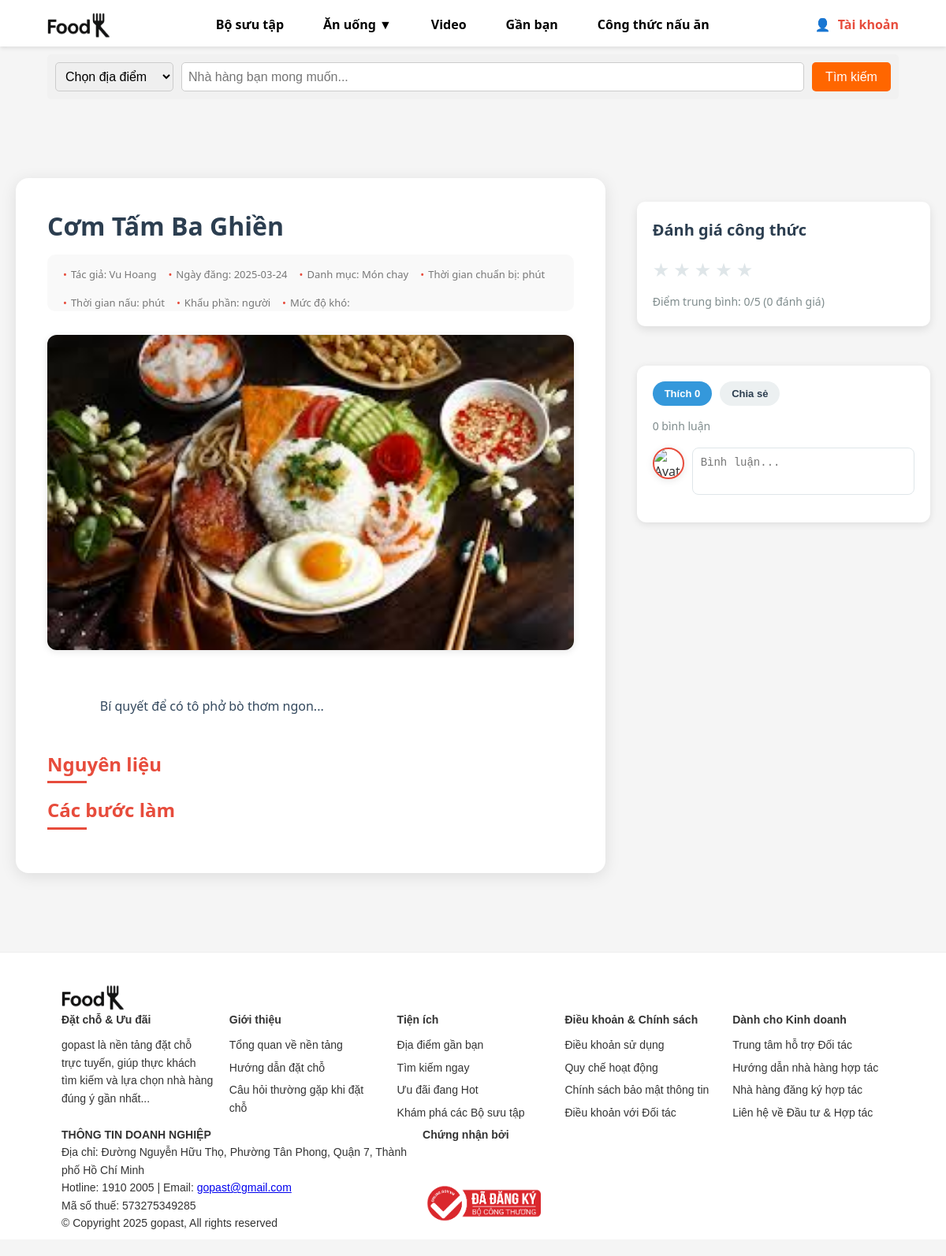
Page /CongThucV2.php?id=3 on the committed database.
### tables this page shows
CREATE TABLE `baiviet` (
  `id` int(11) NOT NULL,
  `tieude` varchar(255) NOT NULL,
  `noidung` text NOT NULL,
  `tacgia_id` int(11) DEFAULT NULL,
  `ngay_dang` date DEFAULT curdate(),
  `anh_minh_hoa` varchar(255) DEFAULT NULL,
  `danh_muc` varchar(50) DEFAULT NULL,
  `thoi_gian_chuan_bi` int(11) DEFAULT NULL COMMENT 'Thời gian chuẩn bị (phút)',
  `thoi_gian_nau` int(11) DEFAULT NULL COMMENT 'Thời gian nấu (phút)',
  `so_khau_phan` int(11) DEFAULT NULL COMMENT 'Số khẩu phần (người)',
  `muc_do_kho` enum('Dễ','Trung bình','Khó') DEFAULT NULL COMMENT 'Mức độ khó của công thức',
  `thong_tin_dinh_duong` text DEFAULT NULL COMMENT 'Thông tin dinh dưỡng'
);

CREATE TABLE `nguoidung` (
  `id` int(11) NOT NULL,
  `ten` varchar(100) NOT NULL,
  `email` varchar(100) NOT NULL,
  `matkhau` varchar(255) NOT NULL,
  `avatar` varchar(255) DEFAULT NULL,
  `vai_tro` enum('admin','author','user') NOT NULL,
  `ngay_dang_ky` date DEFAULT curdate(),
  `trang_thai` tinyint(4) DEFAULT 0
);

### CongThucV2.php (the view, shortened to what this page needs)
<?php
require_once 'config/database.php';
$baiviet_id = isset($_GET['id']) ? (int)$_GET['id'] : 0;
$stmt = $conn->prepare("
    SELECT b.id, b.tieude, b.noidung, b.ngay_dang, b.anh_minh_hoa, b.danh_muc,
           b.thoi_gian_chuan_bi, b.thoi_gian_nau, b.so_khau_phan, b.muc_do_kho,
           b.thong_tin_dinh_duong, n.ten AS tacgia
    FROM baiviet b
    JOIN nguoidung n ON b.tacgia_id = n.id
    WHERE b.id = ?
");
$stmt->execute([$baiviet_id]);
$recipe = $stmt->fetch(PDO::FETCH_ASSOC);
$stmt = $conn->prepare("
    SELECT bl.id, bl.noidung, bl.thoi_gian, n.ten AS nguoidung_ten, n.avatar
    FROM binhluan bl
    JOIN nguoidung n ON bl.nguoidung_id = n.id
    WHERE bl.baiviet_id = ?
    ORDER BY bl.thoi_gian DESC
");
$stmt->execute([$baiviet_id]);
$comments = $stmt->fetchAll(PDO::FETCH_ASSOC);
$stmt = $conn->prepare("SELECT COUNT(*) AS luot_thich FROM thich WHERE baiviet_id = ?");
$stmt->execute([$baiviet_id]);
$luot_thich = $stmt->fetch(PDO::FETCH_ASSOC)['luot_thich'];
$stmt = $conn->prepare("
    SELECT AVG(diem) AS diem_trung_binh, COUNT(*) AS so_danh_gia
    FROM danhgia
    WHERE baiviet_id = ?
");
$stmt->execute([$baiviet_id]);
$rating = $stmt->fetch(PDO::FETCH_ASSOC);
$diem_trung_binh = round($rating['diem_trung_binh'], 1);
$so_danh_gia = $rating['so_danh_gia'];
?>
<?php include 'includes/header.php'; ?>
<div class="recipe-container">
    <div class="recipe-content">
        <h1><?php echo htmlspecialchars($recipe['tieude']); ?></h1>
        <div class="recipe-meta">
            <span>Tác giả: <?php echo htmlspecialchars($recipe['tacgia']); ?></span>
            <span>Ngày đăng: <?php echo $recipe['ngay_dang']; ?></span>
            <span>Danh mục: <?php echo htmlspecialchars($recipe['danh_muc']); ?></span>
            <span>Thời gian chuẩn bị: <?php echo $recipe['thoi_gian_chuan_bi']; ?> phút</span>
            <span>Thời gian nấu: <?php echo $recipe['thoi_gian_nau']; ?> phút</span>
            <span>Khẩu phần: <?php echo $recipe['so_khau_phan']; ?> người</span>
            <span>Mức độ khó: <?php echo $recipe['muc_do_kho']; ?></span>
        </div>
        <img src="<?php echo htmlspecialchars($recipe['anh_minh_hoa']); ?>" alt="Ảnh minh họa" class="main-image">
        <div class="content">
            <?php echo nl2br(htmlspecialchars($recipe['noidung'])); ?>
        </div>
        <div class="ingredients">
            <h3>Nguyên liệu</h3>
        </div>
        <div class="steps">
            <h3>Các bước làm</h3>
        </div>
    </div>
    <div class="recipe-sidebar">
        <div class="rating-section">
            <h3>Đánh giá công thức</h3>
            <div class="rating-stars" data-baiviet-id="<?php echo $baiviet_id; ?>">
                <?php for ($i = 1; $i <= 5; $i++): ?>
                    <span class="star" data-value="<?php echo $i; ?>">★</span>
                <?php endfor; ?>
            </div>
            <div class="rating-info">
                Điểm trung bình: <?php echo $diem_trung_binh; ?>/5 (<?php echo $so_danh_gia; ?> đánh giá)
            </div>
        </div>
        <div class="comment-section">
            <div class="comment-actions">
                <button class="like-btn">Thích <?php echo $luot_thich; ?></button>
                <button class="share-btn">Chia sẻ</button>
            </div>
            <div class="comment-count">
                <?php echo count($comments); ?> bình luận
            </div>
            <div class="comment-form">
                <?php
                $user_avatar = 'assets/images/default-avatar.jpg';
                ?>
    <img src="<?php echo $user_avatar; ?>" alt="Avatar">
    <textarea placeholder="Bình luận..." id="comment-content"></textarea>
</div>
        </div>
    </div>
</div>
<?php include 'includes/footer.php'; ?>
</body>
</html>

### static/Lv2/css/header.css (style rules this page uses)
* { margin: 0; padding: 0; box-sizing: border-box; }
body { font-family: Arial, sans-serif; background-color: #f8f8f8; }
.content { width: 80%; margin: 0 auto; max-width: 1600px; display: grid; grid-template-columns: 3fr 1fr; gap: 20px; margin-top: 20px; }
img { width: 100%; height: 100%; object-fit: contain; }
html, body { height: 100%; margin: 0; }

### assets/css/style.css (style rules this page uses)
* { margin: 0; padding: 0; box-sizing: border-box; }
body { font-family: Arial, sans-serif; background-color: #fff; }

### assets/css/login.css (style rules this page uses)
body { font-family: Arial, sans-serif; margin: 0; padding: 0; background-color: #f8f8f8; }

### assets/css/forgot.css (style rules this page uses)
body { font-family: Arial, sans-serif; margin: 0; padding: 0; background-color: #f8f8f8; }

### assets/css/register.css (style rules this page uses)
body { font-family: Arial, sans-serif; margin: 0; padding: 0; background-color: #f8f8f8; }

### assets/css/CongThucV2.css (style rules this page uses)
* { box-sizing: border-box; margin: 0; padding: 0; }
body { font-family: "Poppins", sans-serif; background-color: #f5f5f5; color: #333; line-height: 1.6; }
.recipe-container { max-width: 1200px; margin: 100px auto; display: flex; gap: 40px; padding: 0 20px; }
.recipe-content { width: 66.66%; background: #fff; padding: 40px; border-radius: 16px; box-shadow: 0 4px 20px rgba(0, 0, 0, 0.1); transition: transform 0.3s ease; }
.recipe-content h1 { font-size: 32px; font-weight: 700; color: #2c3e50; margin-bottom: 15px; line-height: 1.3; }
.recipe-meta { display: flex; flex-wrap: wrap; gap: 20px; font-size: 14px; color: #7f8c8d; margin-bottom: 30px; background: #f9f9f9; padding: 15px; border-radius: 10px; }
.recipe-meta span { display: flex; align-items: center; gap: 5px; }
.recipe-meta span::before { content: "•"; color: #e74c3c; }
.recipe-content img.main-image { width: 100%; height: 400px; object-fit: cover; border-radius: 12px; margin-bottom: 30px; box-shadow: 0 2px 10px rgba(0, 0, 0, 0.1); }
.recipe-content .content { font-size: 16px; color: #34495e; margin-bottom: 40px; line-height: 1.8; }
.recipe-content .ingredients h3, .recipe-content .steps h3, .recipe-content .nutrition-info h3, .recipe-content .tips h3 { font-size: 24px; font-weight: 600; color: #e74c3c; margin-bottom: 20px; position: relative; }
.recipe-content .ingredients h3::after, .recipe-content .steps h3::after, .recipe-content .nutrition-info h3::after, .recipe-content .tips h3::after { content: ""; width: 50px; height: 3px; background: #e74c3c; position: absolute; bottom: -5px; left: 0; }
.recipe-sidebar { width: 33.33%; display: flex; flex-direction: column; gap: 20px; }
.recipe-sidebar img { width: 100%; height: 200px; object-fit: cover; border-radius: 12px; box-shadow: 0 2px 10px rgba(0, 0, 0, 0.1); transition: transform 0.3s ease; }
.rating-section { background: #fff; padding: 20px; border-radius: 12px; box-shadow: 0 2px 10px rgba(0, 0, 0, 0.1); }
.rating-section h3 { font-size: 20px; font-weight: 600; color: #2c3e50; margin-bottom: 15px; }
.rating-stars { font-size: 24px; color: #dfe6e9; cursor: pointer; display: flex; gap: 5px; }
.rating-stars .star { transition: color 0.2s ease; }
.rating-info { font-size: 14px; color: #7f8c8d; margin-top: 10px; }
.comment-section { background: #fff; padding: 20px; border-radius: 12px; box-shadow: 0 2px 10px rgba(0, 0, 0, 0.1); max-height: 400px; overflow-y: auto; }
.comment-actions { display: flex; gap: 10px; margin-bottom: 15px; }
.comment-actions button { padding: 8px 15px; border: none; border-radius: 20px; cursor: pointer; font-size: 13px; font-weight: 600; transition: background 0.3s ease, transform 0.2s ease; }
.comment-actions .like-btn { background: #3498db; color: #fff; }
.comment-actions .share-btn { background: #ecf0f1; color: #2c3e50; }
.comment-count { font-size: 14px; color: #7f8c8d; margin-bottom: 15px; }
.comment-form { display: flex; align-items: flex-start; gap: 10px; margin-bottom: 15px; }
.comment-form img { width: 40px; height: 40px; border-radius: 50%; border: 2px solid #e74c3c; }
.comment-form textarea { width: 100%; padding: 10px; border: 1px solid #dfe6e9; border-radius: 8px; resize: none; font-size: 14px; height: 60px; transition: border-color 0.3s ease; }

### static/Lv2/css/style_anuong.css (style rules this page uses)
body { font-family: sans-serif; margin: 0; padding: 0; }

### static/Lv2/css/style_bosuutap.css (style rules this page uses)
.rating-section { margin: 30px 0; padding: 20px; background-color: #fff; border-radius: 10px; box-shadow: 0 4px 12px rgba(0, 0, 0, 0.1); }

### static/Lv2/css/style_congthuc.css (style rules this page uses)
body { font-family: "Segoe UI", "Arial", sans-serif; margin: 0; padding: 0; line-height: 1.6; background-color: #f5f5f5; color: #333; }
.recipe-meta { font-size: 13px; color: #777; padding: 15px 20px 0; display: flex; gap: 15px; }

### rows in the picture
baiviet: tieude "Cơm Tấm Ba Ghiền", tacgia.ten "Vu Hoang", ngay_dang "2025-03-24", danh_muc "Món chay", anh_minh_hoa (picture), noidung "Bí quyết để có tô phở bò thơm ngon..."

### other values in the picture
$diem_trung_binh "0"
$so_danh_gia "0"
$luot_thich "0"
count($comments) "0"
